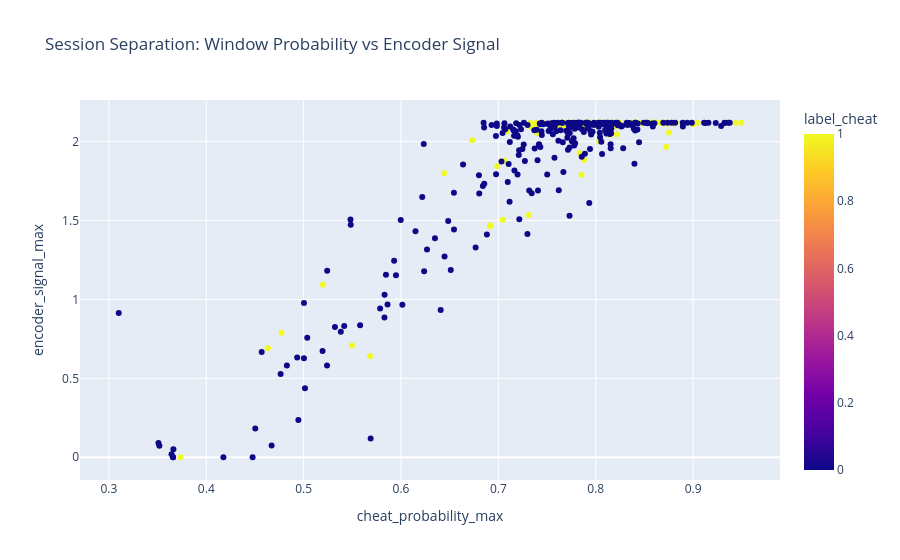
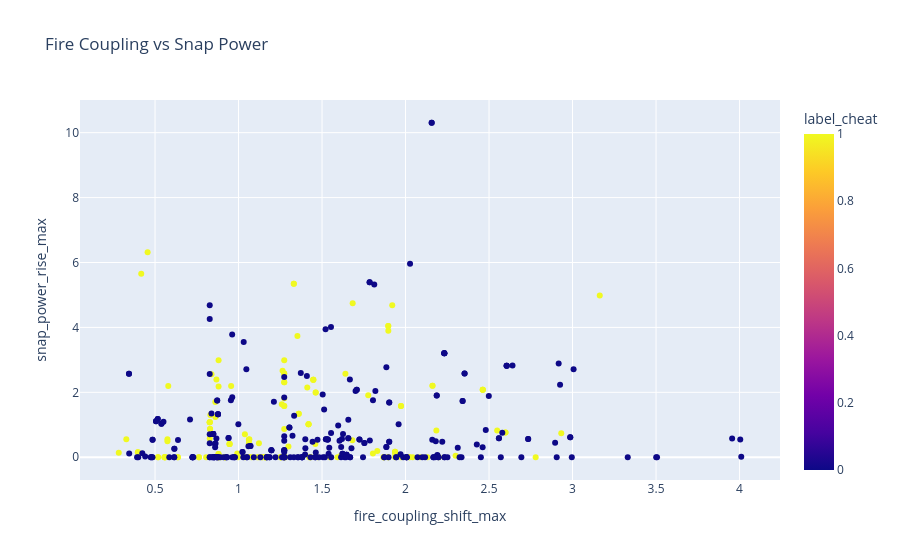

Notebook code for these charts, in order:
### Code cell
fig = px.scatter(
    test_sessions,
    x='cheat_probability_max',
    y='encoder_signal_max',
    color='label_cheat',
    hover_data=['session_id', 'player_id', 'source_label'],
    title='Session Separation: Window Probability vs Encoder Signal',
)
fig.show()

fig = px.scatter(
    test_sessions,
    x='fire_coupling_shift_max',
    y='snap_power_rise_max',
    color='label_cheat',
    hover_data=['session_id', 'player_id'],
    title='Fire Coupling vs Snap Power',
)
fig.show()

### Figure 1 — Plotly figure (JSON) as saved in the notebook; plotly's stock layout.template omitted (floating-point values rounded to 4 significant figures; data arrays with more than 128 entries replaced by an {"elided": "..."} marker saying what was removed)
{"data": [{"customdata": {"elided": "420x3 str values"}, "hovertemplate": "cheat_probability_max=%{x}<br>encoder_signal_max=%{y}<br>session_id=%{customdata[0]}<br>player_id=%{customdata[1]}<br>source_label=%{customdata[2]}<br>label_cheat=%{marker.color}<extra></extra>", "legendgroup": "", "marker": {"color": {"elided": "420 int values"}, "coloraxis": "coloraxis", "symbol": "circle"}, "mode": "markers", "name": "", "orientation": "v", "showlegend": false, "type": "scatter", "x": {"elided": "420 float values"}, "xaxis": "x", "y": {"elided": "420 float values"}, "yaxis": "y"}], "layout": {"coloraxis": {"colorbar": {"title": {"text": "label_cheat"}}, "colorscale": [[0, "#0d0887"], [0.1111, "#46039f"], [0.2222, "#7201a8"], [0.3333, "#9c179e"], [0.4444, "#bd3786"], [0.5556, "#d8576b"], [0.6667, "#ed7953"], [0.7778, "#fb9f3a"], [0.8889, "#fdca26"], [1, "#f0f921"]]}, "legend": {"tracegroupgap": 0}, "title": {"text": "Session Separation: Window Probability vs Encoder Signal"}, "xaxis": {"anchor": "y", "domain": [0, 1], "title": {"text": "cheat_probability_max"}}, "yaxis": {"anchor": "x", "domain": [0, 1], "title": {"text": "encoder_signal_max"}}}}

### Figure 2 — Plotly figure (JSON) as saved in the notebook; plotly's stock layout.template omitted (floating-point values rounded to 4 significant figures; data arrays with more than 128 entries replaced by an {"elided": "..."} marker saying what was removed)
{"data": [{"customdata": {"elided": "420x2 str values"}, "hovertemplate": "fire_coupling_shift_max=%{x}<br>snap_power_rise_max=%{y}<br>session_id=%{customdata[0]}<br>player_id=%{customdata[1]}<br>label_cheat=%{marker.color}<extra></extra>", "legendgroup": "", "marker": {"color": {"elided": "420 int values"}, "coloraxis": "coloraxis", "symbol": "circle"}, "mode": "markers", "name": "", "orientation": "v", "showlegend": false, "type": "scatter", "x": {"elided": "420 float values"}, "xaxis": "x", "y": {"elided": "420 float values"}, "yaxis": "y"}], "layout": {"coloraxis": {"colorbar": {"title": {"text": "label_cheat"}}, "colorscale": [[0, "#0d0887"], [0.1111, "#46039f"], [0.2222, "#7201a8"], [0.3333, "#9c179e"], [0.4444, "#bd3786"], [0.5556, "#d8576b"], [0.6667, "#ed7953"], [0.7778, "#fb9f3a"], [0.8889, "#fdca26"], [1, "#f0f921"]]}, "legend": {"tracegroupgap": 0}, "title": {"text": "Fire Coupling vs Snap Power"}, "xaxis": {"anchor": "y", "domain": [0, 1], "title": {"text": "fire_coupling_shift_max"}}, "yaxis": {"anchor": "x", "domain": [0, 1], "title": {"text": "snap_power_rise_max"}}}}
